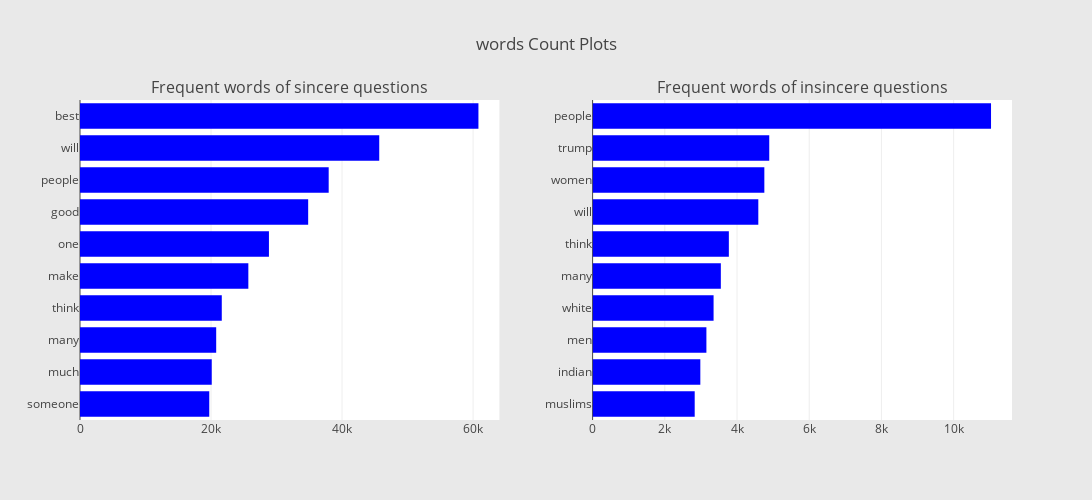

The cell this chart's notebook holds for it:
### Code cell
plot_ngrams(1)

### Figure 1 — Plotly figure (JSON) as saved in the notebook; plotly's stock layout.template omitted (floating-point values rounded to 4 significant figures)
{"data": [{"marker": {"color": "blue"}, "orientation": "h", "showlegend": false, "x": [19728, 20108, 20788, 21641, 25696, 28840, 34827, 37960, 45675, 60816], "y": ["someone", "much", "many", "think", "make", "one", "good", "people", "will", "best"], "type": "bar", "uid": "d3633403-5d60-4b2a-a9fa-48e94d427566", "xaxis": "x", "yaxis": "y"}, {"marker": {"color": "blue"}, "orientation": "h", "showlegend": false, "x": [2828, 2984, 3152, 3351, 3552, 3774, 4590, 4757, 4893, 11036], "y": ["muslims", "indian", "men", "white", "many", "think", "will", "women", "trump", "people"], "type": "bar", "uid": "0ae6f17d-c93f-46b0-928e-9333844fb6e4", "xaxis": "x2", "yaxis": "y2"}], "layout": {"annotations": [{"font": {"size": 16}, "showarrow": false, "text": "Frequent words of sincere questions", "x": 0.225, "xanchor": "center", "xref": "paper", "y": 1, "yanchor": "bottom", "yref": "paper"}, {"font": {"size": 16}, "showarrow": false, "text": "Frequent words of insincere questions", "x": 0.775, "xanchor": "center", "xref": "paper", "y": 1, "yanchor": "bottom", "yref": "paper"}], "xaxis": {"anchor": "y", "domain": [0, 0.45]}, "yaxis": {"anchor": "x", "domain": [0, 1]}, "xaxis2": {"anchor": "y2", "domain": [0.55, 1]}, "yaxis2": {"anchor": "x2", "domain": [0, 1]}, "height": 500, "width": 1150, "paper_bgcolor": "rgb(233,233,233)", "title": "words Count Plots"}}
